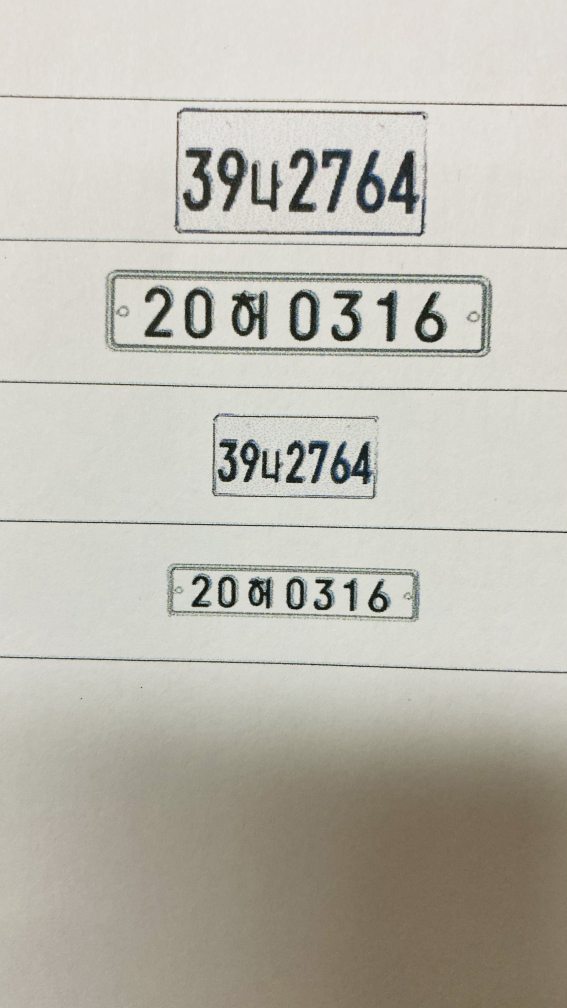
#> input picture IMG_1949.jpg, 2268 x 4032 px (shown at 1/4 size)
$ python tesseract.py
#> lines starting #> are read from the running program, lines starting #| are printed output that depends on the picture; after the words box and inside, x2 and y2 are one past the last pixel; in counts of white or black regions, pixels touching at a corner belong together
import cv2
import pytesseract
import numpy as np

img = cv2.imread('IMG_1949.jpg')
#> img is the input picture: shape (4032, 2268, 3); mean B, G, R 176.7, 186.2, 188.9
img = cv2.resize(img, dsize=(1024, 800), interpolation=cv2.INTER_AREA)
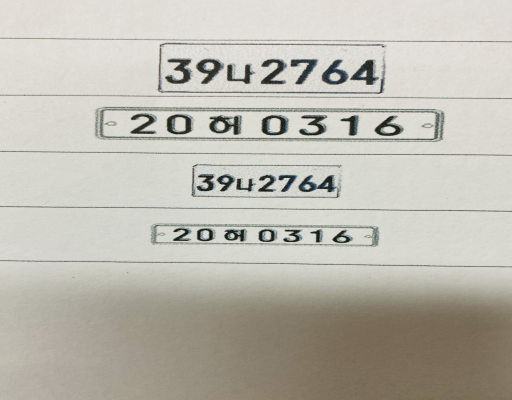
#> img: shape (800, 1024, 3) (shown at 1/2 size); mean B, G, R 176.7, 186.2, 188.9


# get grayscale image
def get_grayscale(image):
    return cv2.cvtColor(image, cv2.COLOR_BGR2GRAY)
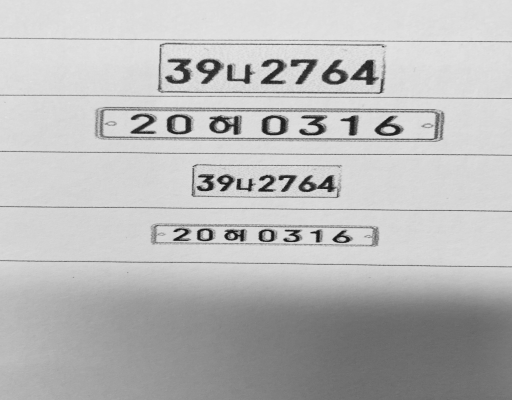
#> returned value: shape (800, 1024) (shown at 1/2 size); min 14, max 230, mean 185.9


# noise removal
def remove_noise(image):
    return cv2.medianBlur(image, 5)


# thresholding
def thresholding(image):
    return cv2.threshold(image, 0, 255, cv2.THRESH_BINARY + cv2.THRESH_OTSU)[1]
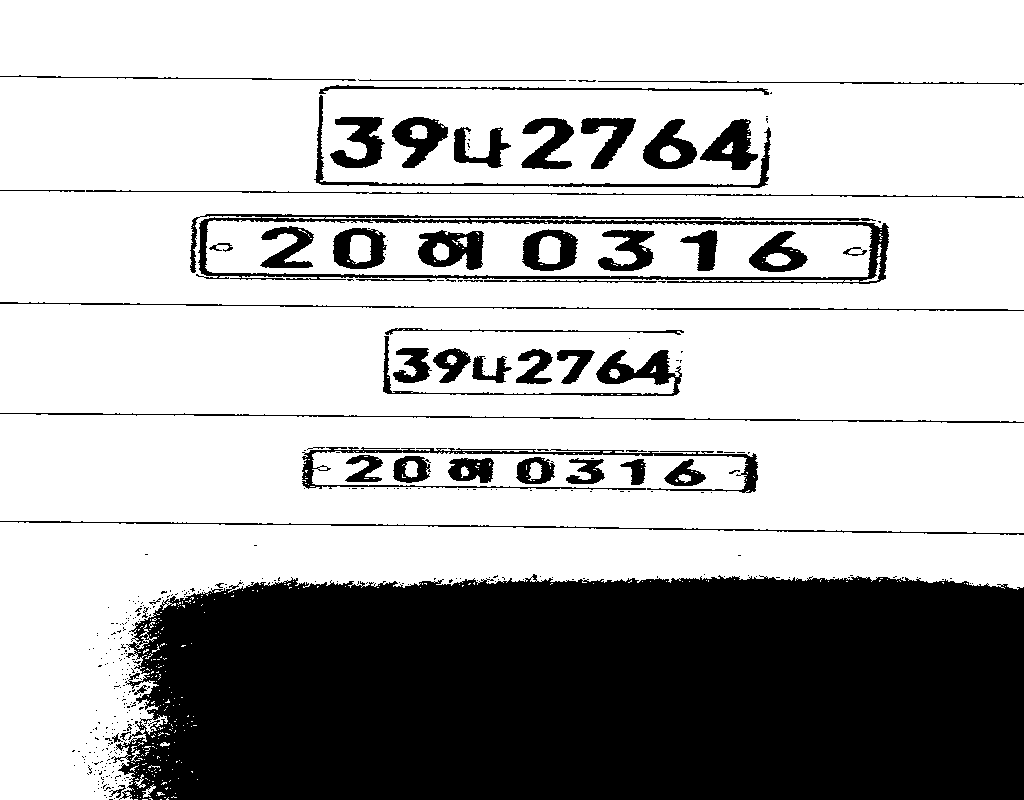
#> returned value: shape (800, 1024); 70.5% white; 378 black regions (319 under 20 px), largest, box (x1, y1, x2, y2) and area: (111, 574, 1024, 800) 191065, (190, 214, 889, 284) 7526, (302, 447, 758, 493) 3002


# dilation
def dilate(image):
    kernel = np.ones((5, 5), np.uint8)
    return cv2.dilate(image, kernel, iterations=1)


# erosion
def erode(image):
    kernel = np.ones((5, 5), np.uint8)
    return cv2.erode(image, kernel, iterations=1)


# opening - erosion followed by dilation
def opening(image):
    kernel = np.ones((5, 5), np.uint8)
    return cv2.morphologyEx(image, cv2.MORPH_OPEN, kernel)


# canny edge detection
def canny(image):
    return cv2.Canny(image, 100, 200)
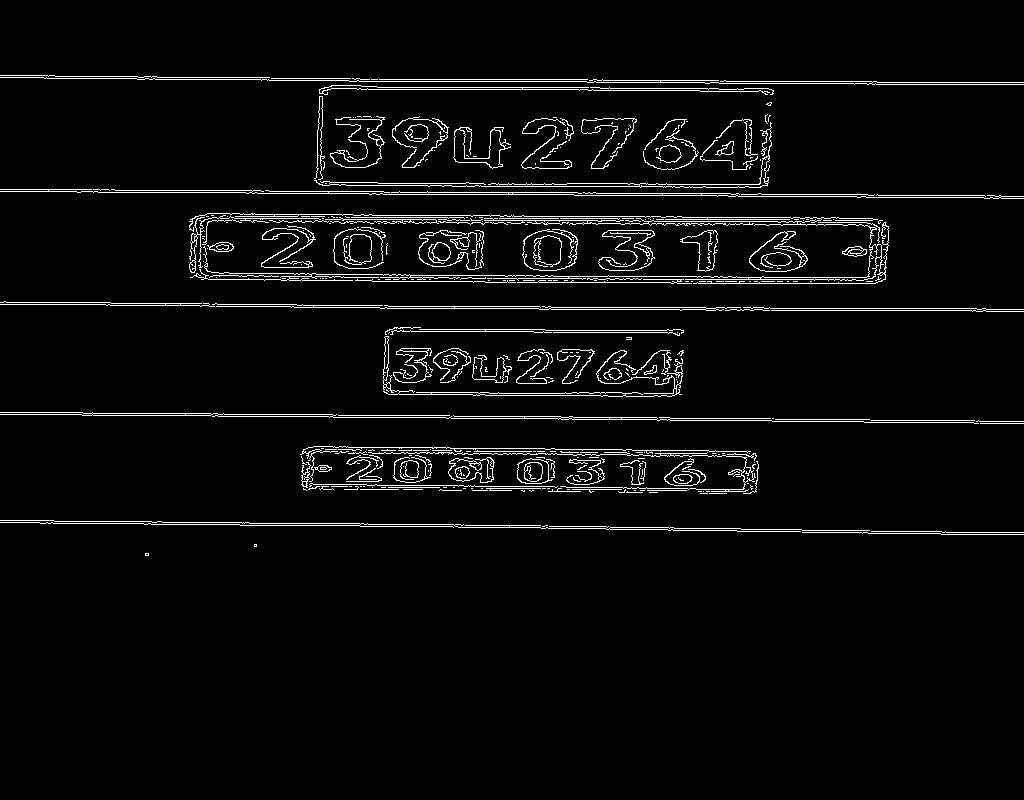
#> returned value: shape (800, 1024); 3.8% white in thin lines or dots, all inside (x1, y1, x2, y2) = (0, 75, 1024, 556)


# skew correction
# [12 lines left out: function deskew, not called in this run]


# template matching
def match_template(image, template):
    return cv2.matchTemplate(image, template, cv2.TM_CCOEFF_NORMED)


gray = get_grayscale(img)
thresh = thresholding(gray)
opening = opening(gray)
canny = canny(gray)

h, w, c = img.shape
#> (the run stopped early here; a loop or call above may not have finished)

$ run again, with IMG_1950.jpg copied over IMG_1949.jpg
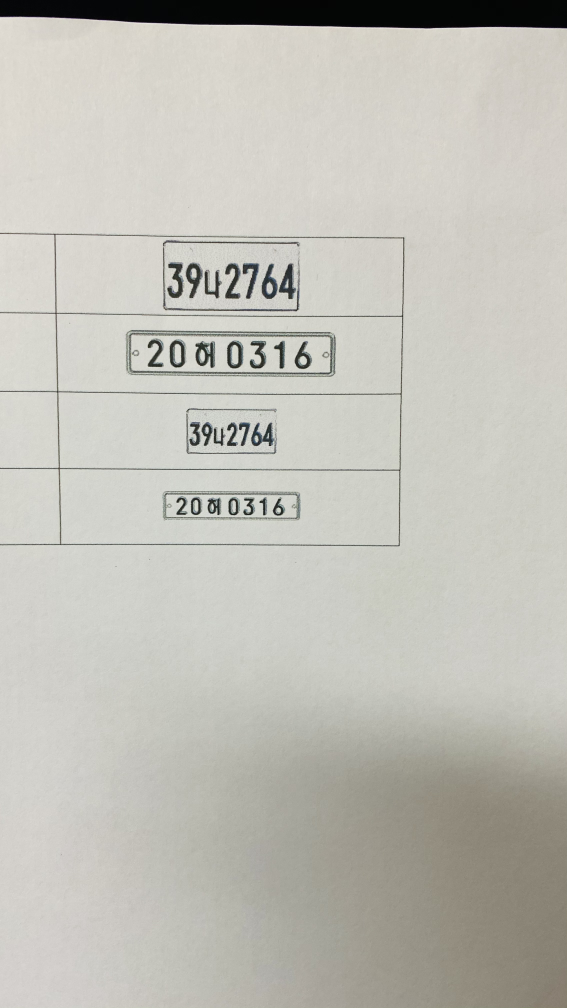
#> input picture IMG_1950.jpg, 2268 x 4032 px (shown at 1/4 size)
#> img is the input picture: shape (4032, 2268, 3); mean B, G, R 183.3, 191, 192.3
#> img: shape (800, 1024, 3)
#> in thresholding, `return cv2.threshold(image, 0, 255, cv2.THRESH_BINARY + cv2.THRESH_OTS..`:
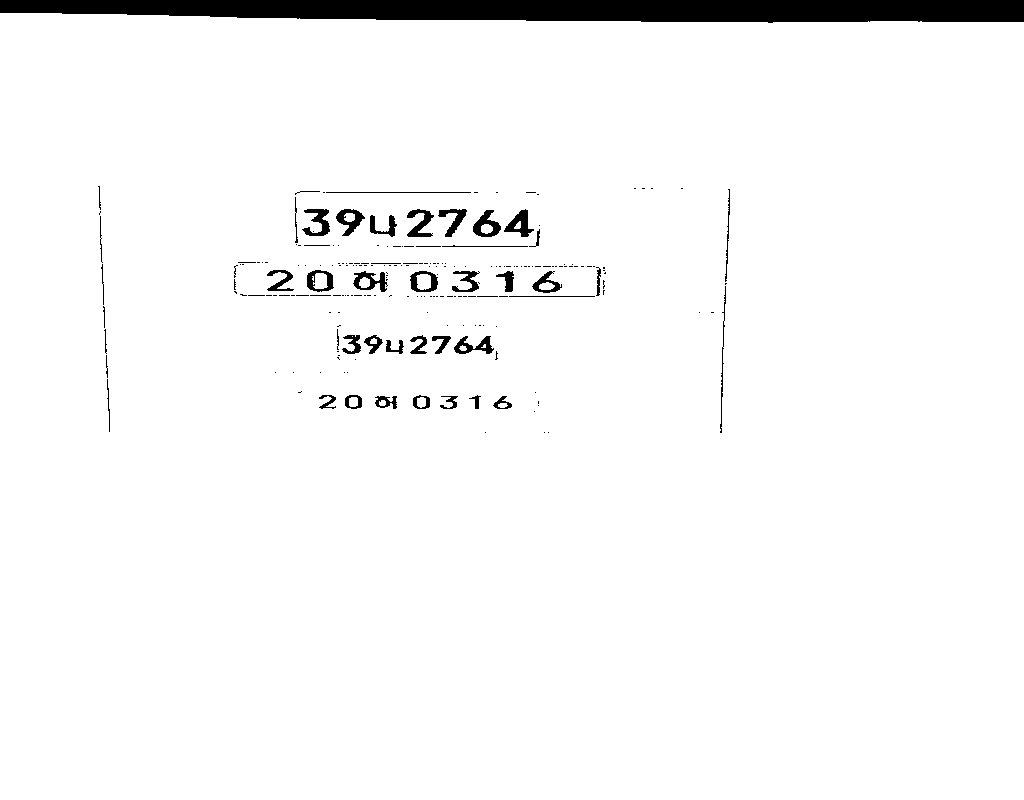
#> returned value: shape (800, 1024); 96.6% white; 212 black regions (162 under 20 px), largest, box (x1, y1, x2, y2) and area: (0, 0, 1024, 23) 19836, (504, 209, 534, 237) 379, (473, 210, 501, 237) 376
#> in canny, `return cv2.Canny(image, 100, 200)`:
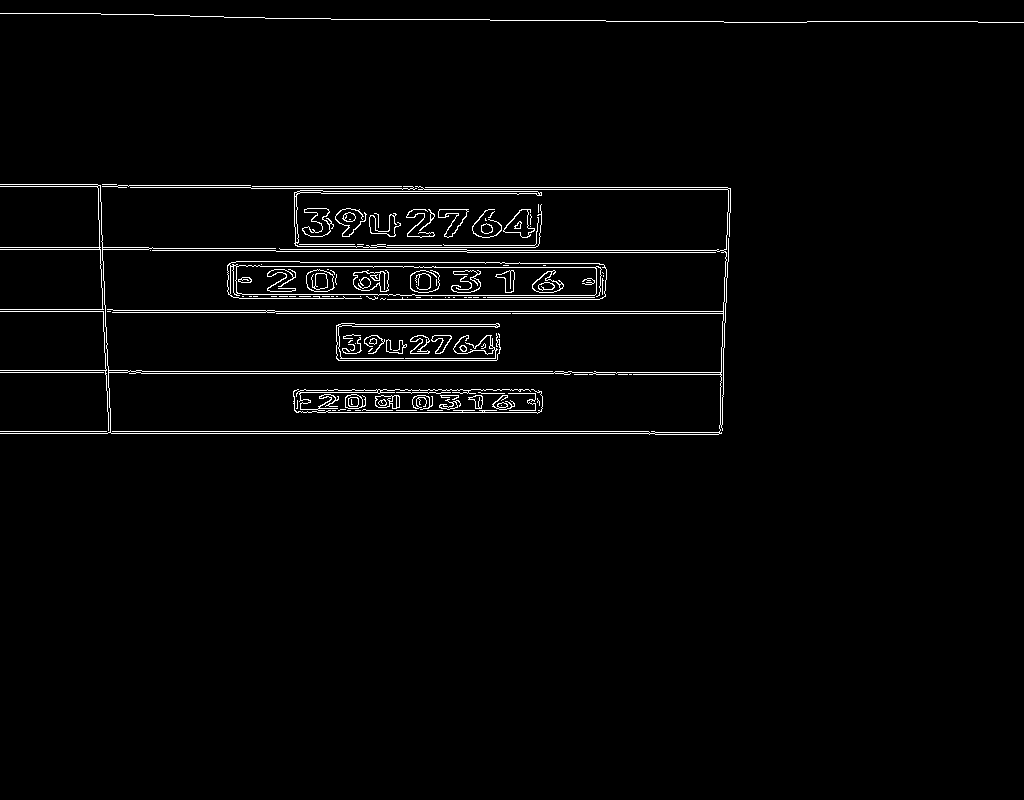
#> returned value: shape (800, 1024); 2.2% white in thin lines or dots, all inside (x1, y1, x2, y2) = (0, 13, 1024, 435)

$ run again, with IMG_1951.jpg copied over IMG_1949.jpg
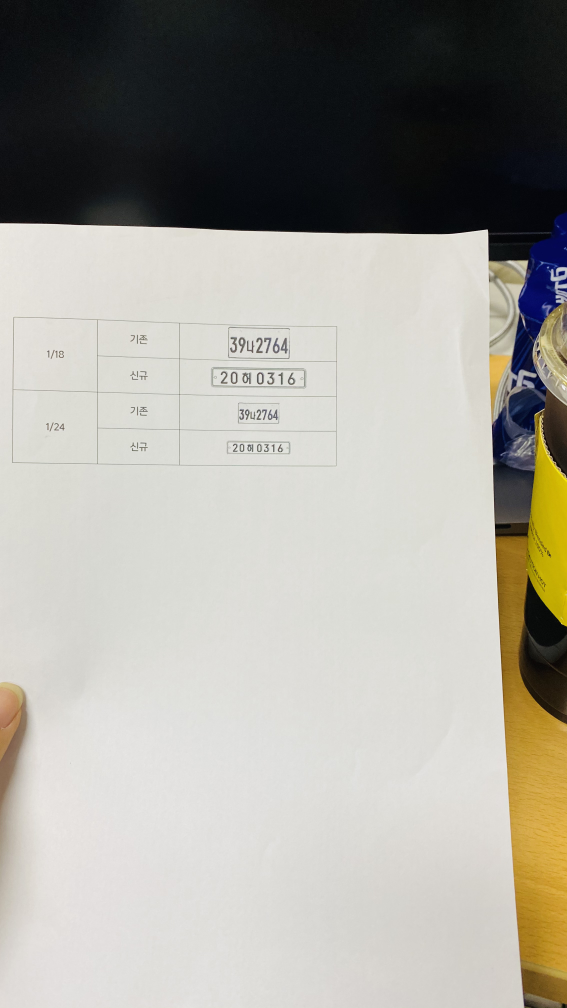
#> input picture IMG_1951.jpg, 2268 x 4032 px (shown at 1/4 size)
#> img is the input picture: shape (4032, 2268, 3); mean B, G, R 154.9, 162.8, 165
#> img: shape (800, 1024, 3)
#> in thresholding, `return cv2.threshold(image, 0, 255, cv2.THRESH_BINARY + cv2.THRESH_OTS..`:
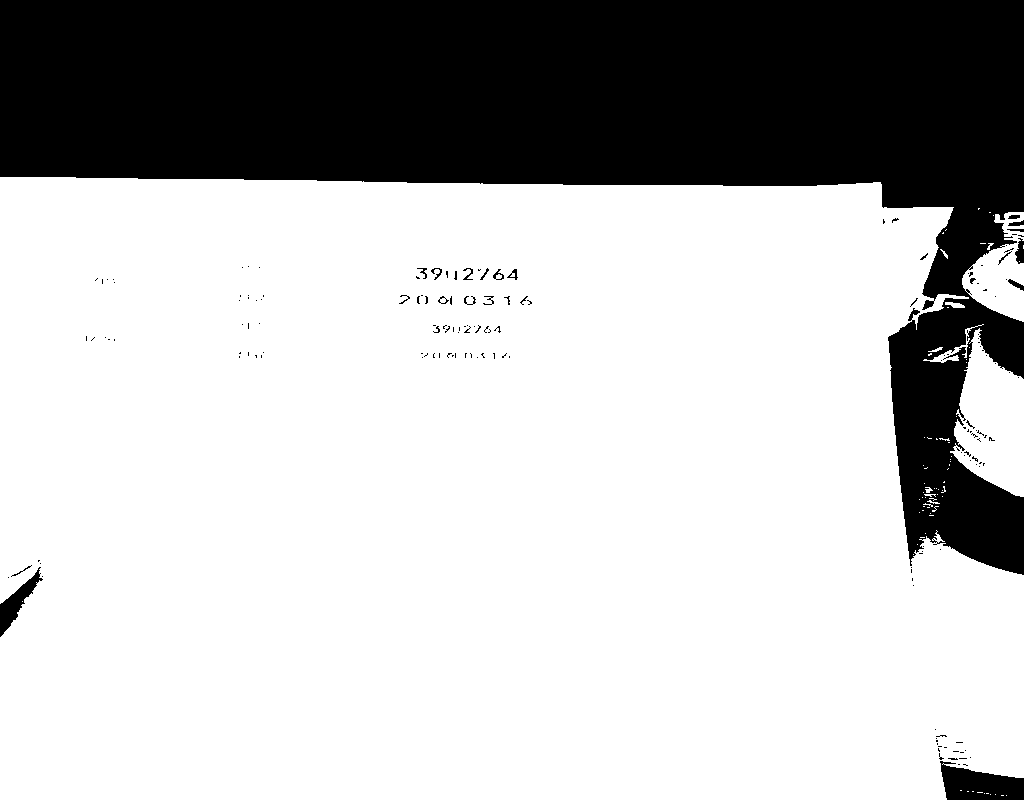
#> returned value: shape (800, 1024); 72.9% white; 167 black regions (146 under 20 px), largest, box (x1, y1, x2, y2) and area: (0, 0, 1024, 575) 217327, (940, 761, 1024, 800) 2229, (0, 567, 43, 637) 895
#> in canny, `return cv2.Canny(image, 100, 200)`:
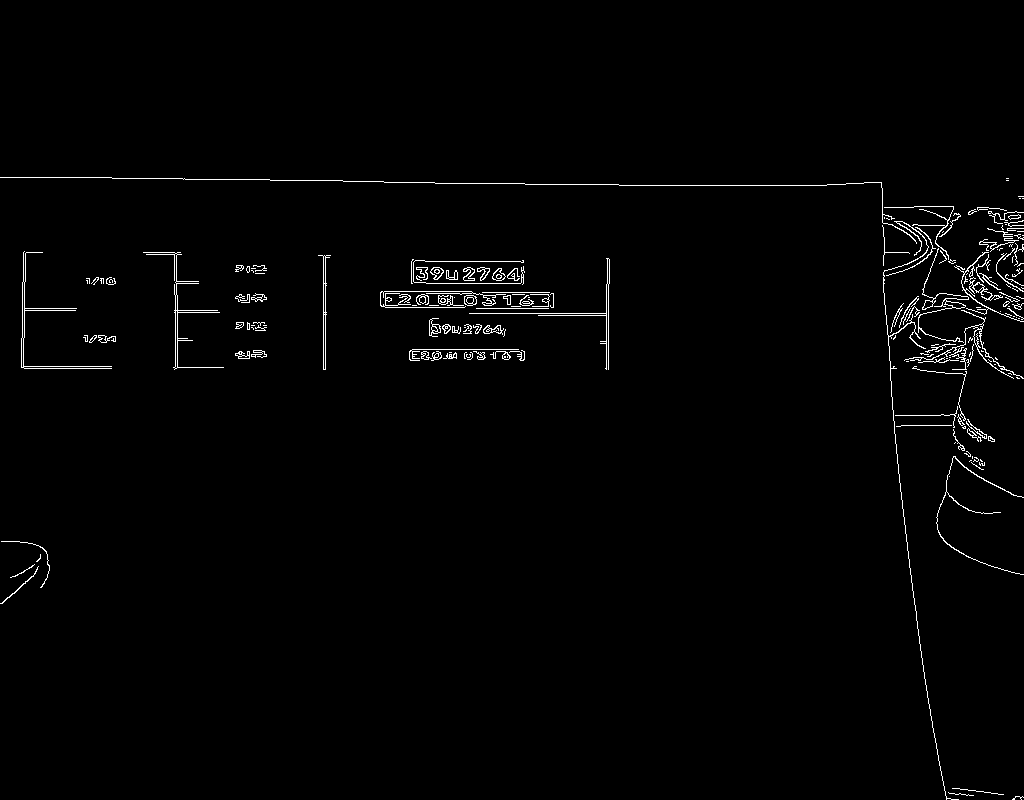
#> returned value: shape (800, 1024); 1.3% white in thin lines or dots, all inside (x1, y1, x2, y2) = (0, 177, 1024, 800)
